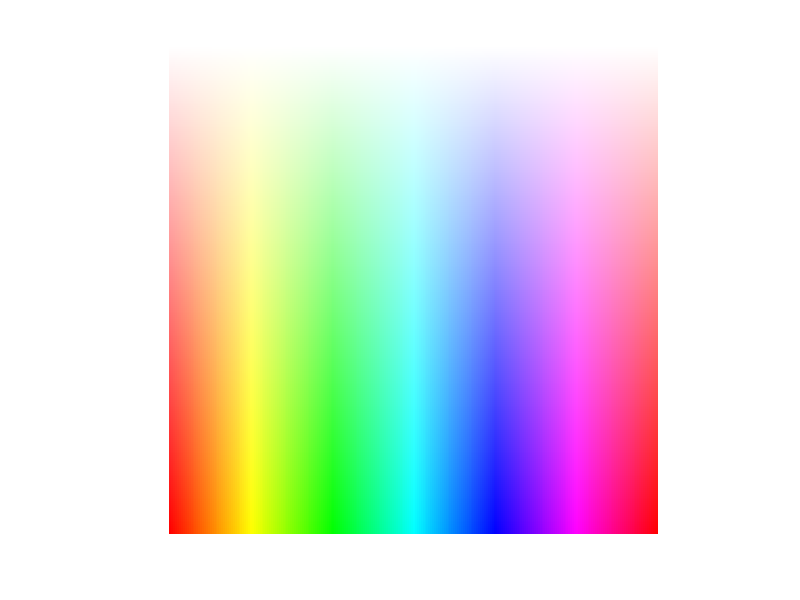
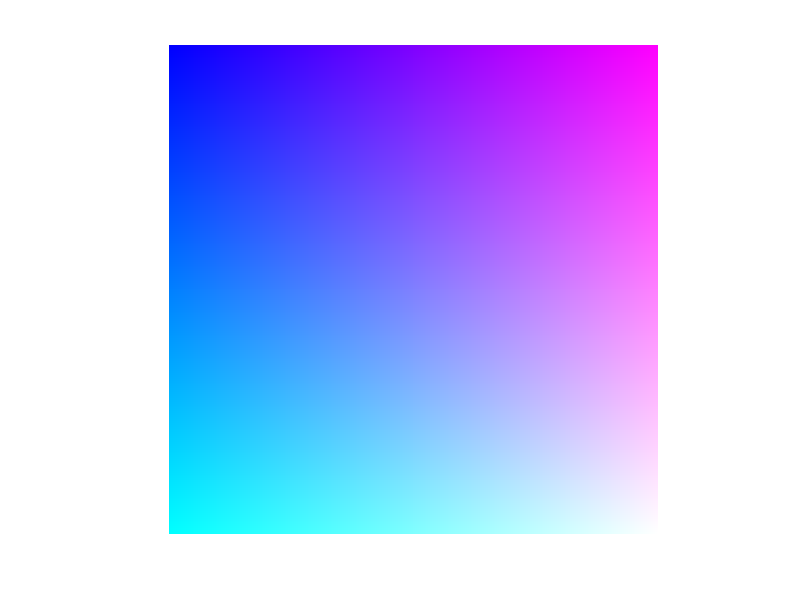

These figures' MATLAB source, in order:
M=255;N=255; %M filas N columnas
H=repmat(linspace(0,1,N),M,1);
%[h, s]=meshgrid(linspace(0,1,N), linspace(0, 1, M); Lo mismo pero con
%meshgrid
V=ones(M,N);  %la dejamos constante
S=H';   %la H pero traspuesta
Ic=zeros(M,N,3);
Ic(:,:,1)=H;
Ic(:,:,2)=S;
Ic(:,:,3)=V;
Irgb=hsv2rgb(Ic);
figure(1);
imshow(Irgb);
figure(2);
imshow(Ic);
